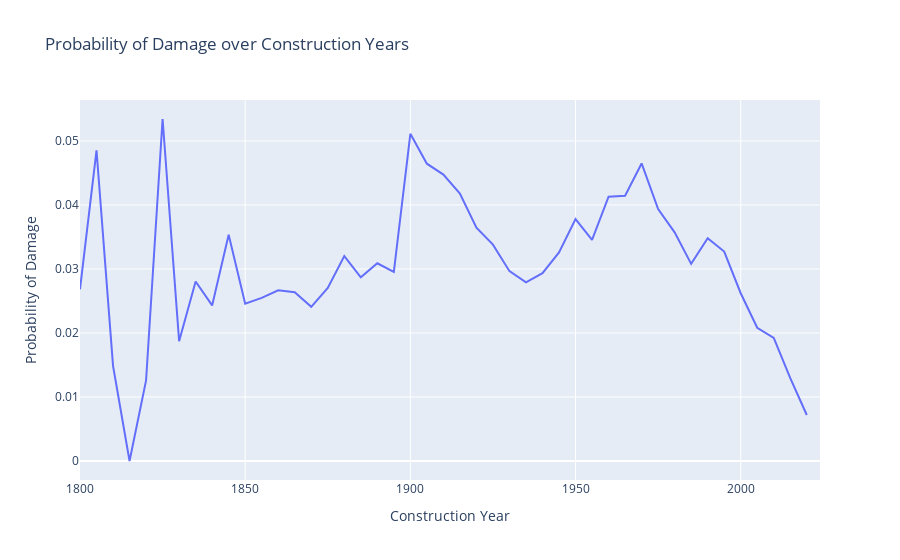

Notebook code for this chart:
### Code cell
# Filter data to keep only relevant years
df_years = df[(df['CONSTRUCTION_YEAR'] >= 1800) & (df['CONSTRUCTION_YEAR'] <= 2024)]

# Calculate the total number of observations and the number of damages for each year
total_counts = df_years.groupby('CONSTRUCTION_YEAR').size().reset_index(name='total_count')
damage_counts = df_years[df_years['DAMAGE'] == 1].groupby('CONSTRUCTION_YEAR').size().reset_index(name='damage_count')

# Merge the counts into a single DataFrame
summary = total_counts.merge(damage_counts, on='CONSTRUCTION_YEAR', how='left').fillna(0)

# Calculate the probability of damage = 1
summary['damage_prob'] = summary['damage_count'] / summary['total_count']

# Filter to only show results every 5 years
summary = summary[summary['CONSTRUCTION_YEAR'] % 5 == 0]

# Create the line chart
fig_year_1 = go.Figure()

fig_year_1.add_trace(go.Scatter(
    x=summary['CONSTRUCTION_YEAR'],
    y=summary['damage_prob'],
    mode='lines',
    name='Probability of Damage'
))

# Update layout
fig_year_1.update_layout(
    title='Probability of Damage over Construction Years',
    xaxis_title='Construction Year',
    yaxis_title='Probability of Damage',
    xaxis=dict(range=[1800, 2024])
)

fig_year_1.show()

### Figure 1 — Plotly figure (JSON) as saved in the notebook; plotly's stock layout.template omitted (floating-point values rounded to 4 significant figures)
{"data": [{"mode": "lines", "name": "Probability of Damage", "type": "scatter", "x": [1800, 1805, 1810, 1815, 1820, 1825, 1830, 1835, 1840, 1845, 1850, 1855, 1860, 1865, 1870, 1875, 1880, 1885, 1890, 1895, 1900, 1905, 1910, 1915, 1920, 1925, 1930, 1935, 1940, 1945, 1950, 1955, 1960, 1965, 1970, 1975, 1980, 1985, 1990, 1995, 2000, 2005, 2010, 2015, 2020], "y": [0.02683, 0.04854, 0.01487, 0, 0.01258, 0.05344, 0.01872, 0.02804, 0.02431, 0.03535, 0.02458, 0.02548, 0.02668, 0.02638, 0.02409, 0.02703, 0.03202, 0.0287, 0.03089, 0.02954, 0.05112, 0.04645, 0.04475, 0.04177, 0.03644, 0.03381, 0.02966, 0.02791, 0.02935, 0.03258, 0.03778, 0.03455, 0.04129, 0.04146, 0.04649, 0.03936, 0.03572, 0.0308, 0.03479, 0.03272, 0.02621, 0.02082, 0.01924, 0.01295, 0.007192]}], "layout": {"title": {"text": "Probability of Damage over Construction Years"}, "xaxis": {"range": [1800, 2024], "title": {"text": "Construction Year"}}, "yaxis": {"title": {"text": "Probability of Damage"}}}}
